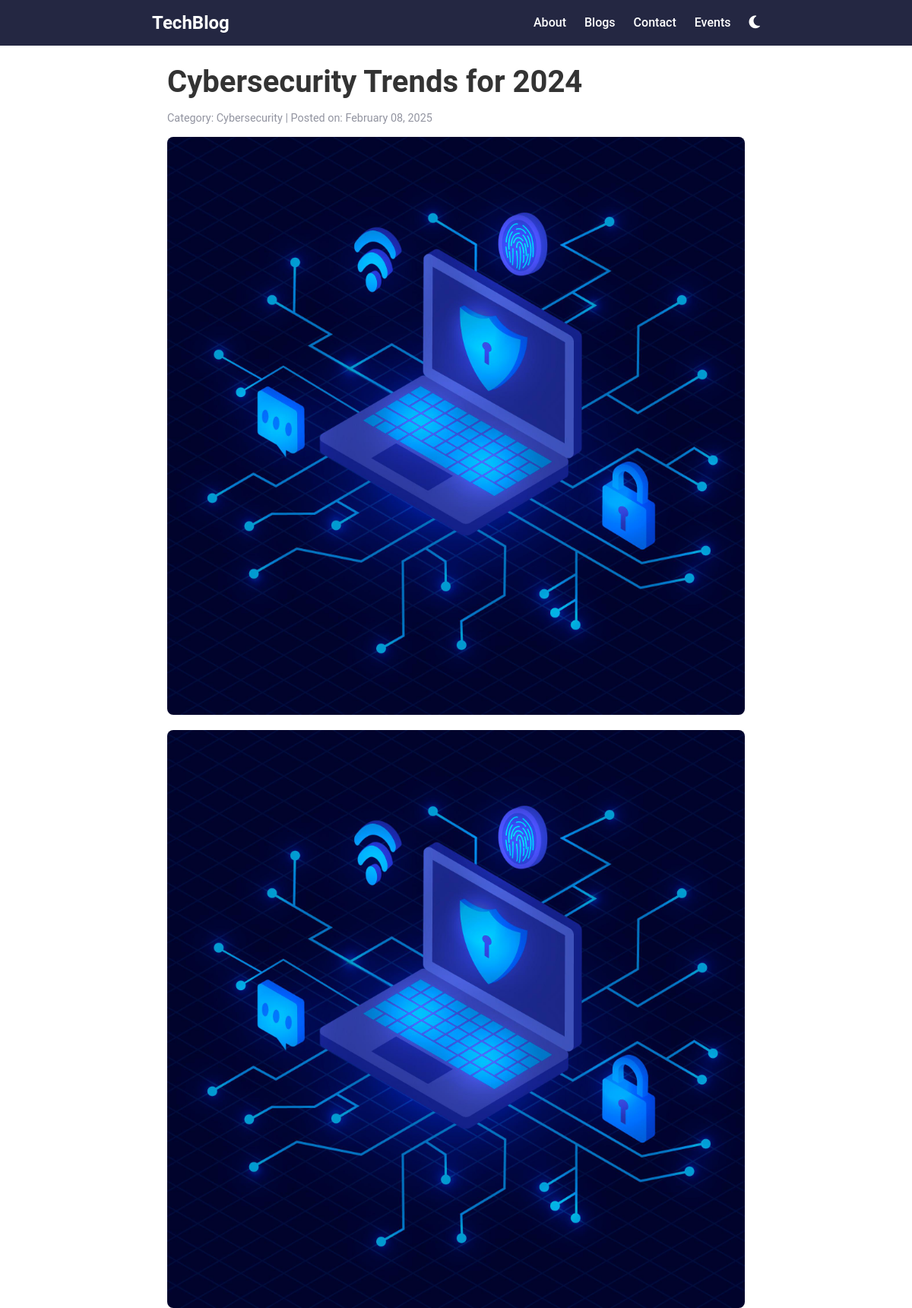
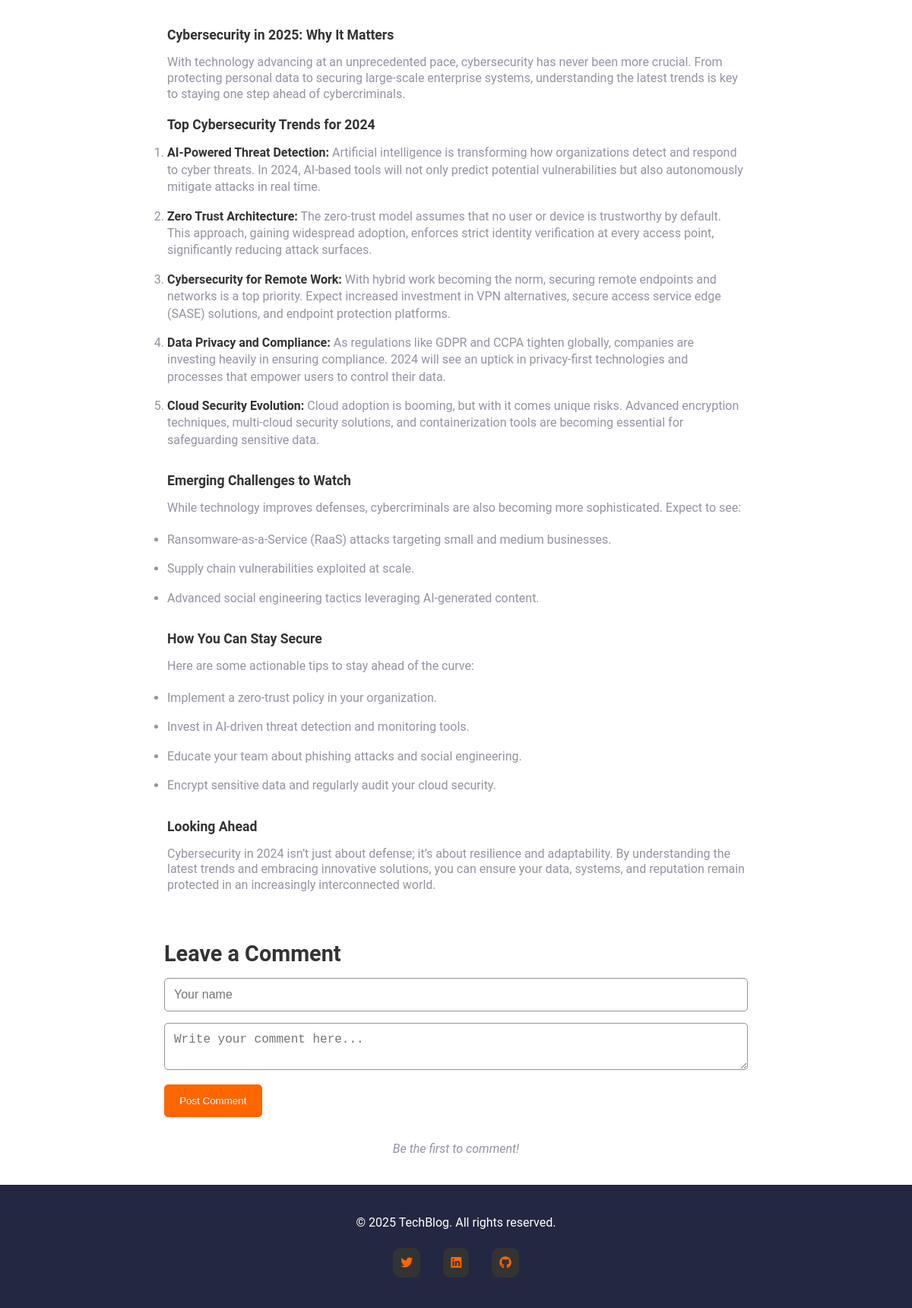
The page /post/5 on the database its author committed (2 pictures, top to bottom).
### models.py (models this page shows)
class Post(db.Model):
    __tablename__ = 'posts'
    id = db.Column(db.Integer, primary_key=True)
    title = db.Column(db.String(100), nullable=False)
    excerpt = db.Column(db.String(255), nullable=False)
    content = db.Column(db.Text, nullable=False)
    category = db.Column(db.String(50))
    date_posted = db.Column(db.DateTime, default=datetime.utcnow)
    comments = db.relationship('Comment', backref='post', lazy=True)
    image_url = db.Column(db.String(200), nullable=True)

### app.py (the view)
    @app.route("/post/<int:post_id>")
    def post(post_id):
        post = Post.query.get_or_404(post_id)
        comments = Comment.query.filter_by(post_id=post.id).all()
        return render_template("post.html", post=post, comments=comments)

### templates/post.html (shortened to what this page needs)
{% extends "base.html" %}
{% block content %}
<article class="blog-post">
  <h1>{{ post.title }}</h1>
  <p class="post-meta">
    <span>Category: {{ post.category }} |</span>
    <span>Posted on: {{ post.date_posted.strftime('%B %d, %Y') }}</span>
  </p>
  <img src="{{ post.image_url }}" alt="Image for {{ post.title }}" class="post-image">
  <div class="post-content">
    {{ post.content|safe }}
  </div>
</article>
<section id="comments" class="comments-section">
  <h2>Leave a Comment</h2>
  <form id="comment-form" method="POST" action="/add_comment/{{ post.id }}">
    <input type="text" name="username" class="comment-input" placeholder="Your name" required>
    <textarea name="content" class="comment-input" placeholder="Write your comment here..." required></textarea>
    <button type="submit" class="submit-comment-btn">Post Comment</button>
  </form>
  <div id="comment-list" class="comment-list">
    {% if comments %}
    {% for comment in comments %}
    <div class="comment">
      <div class="comment-header">
        <div class="avatar">{{ comment.username[0] | upper }}</div>
        <h3>{{ comment.username }}</h3>
      </div>
      <p class="comment-content">{{ comment.body }}</p>
      <p class="comment-date">Posted on: {{ comment.date_posted.strftime('%B %d, %Y at %I:%M %p') }}</p>
    </div>
    {% endfor %}
    {% else %}
    <p class="no-comments">Be the first to comment!</p>
    {% endif %}
  </div>
</section>
{% endblock %}

### static/css/styles.css (style rules this page uses)
:root { --background-color: hsl(0, 0%, 100%); --text-color: hsl(0, 0%, 20%); --logo-color: hsl(0, 0%, 100%); --link-color: hsl(24, 100%, 50%); --button-bg: hsl(24, 100%, 50%); --button-color: hsl(0, 0%, 100%); --grey: hsl(231, 7%, 60%); --charcoal-grey: hsl(235, 18%, 26%); --dark-slate-grey: hsl(234, 29%, 20%); }
body { background-color: var(--background-color); font-family: "Roboto", "Open Sans", sans-serif, "Lora"; color: var(--text-color); transition: background-color 0.3s ease, color 0.3s ease; }
* { margin: 0; padding: 0; box-sizing: border-box; }
.post-content h2 { font-size: 1.1rem; margin-bottom: 1rem; width: 100%; }
.post-excerpt, .post-content p { font-size: 1rem; color: var(--grey); margin-bottom: 20px; line-height: 1.3; }
.post-meta { font-size: 0.9rem; color: var(--grey); margin-top: 0.8rem; }
.features { list-style: disc; margin-bottom: 2rem; }
.features li, .features-ol li { color: var(--grey); margin-bottom: 1rem; line-height: 1.4; }
li strong { color: var(--text-color); }
.form-group, .features-ol { margin-bottom: 2rem; }
.blog-post { background-color: var(--background-color); padding: 20px; border-radius: 8px; margin-top: 4rem; max-width: 800px; margin: 0 auto; }
.blog-post h1 { font-size: 2.5rem; color: var(--text-color); margin-top: 4rem; margin-bottom: 1rem; }
.blog-post .post-meta { font-size: 0.9rem; color: var(--grey); margin-bottom: 1rem; }
.post-image { width: 100%; height: auto; border-radius: 8px; margin-bottom: 1rem; }
h2 { font-size: 1.8rem; margin-top: 1rem; margin-bottom: 1rem; }
.comments-section { margin-top: 1rem; padding: 0.4rem 1rem; border-radius: 8px; max-width: 800px; margin: 0 auto; }
.comments-section h2 { font-size: 1.8rem; margin-bottom: 15px; }
.comment-input { width: 100%; padding: 12px; font-size: 1rem; margin-bottom: 15px; border: 1px solid var(--grey); border-radius: 5px; }
.submit-comment-btn { padding: 0.8rem 1.2rem; background-color: var(--button-bg); color: var(--button-color); border: 1px solid var(--button-bg); border-radius: 5px; cursor: pointer; transition: background-color 0.4s ease; }
.comment-list { margin: 2rem 0; }
.no-comments { font-style: italic; color: var(--grey); text-align: center; margin-top: 1em; }

### rows shown on the page
Post: title "Cybersecurity Trends for 2024", category "Cybersecurity", date_posted "February 08, 2025", image_url (picture), content (picture), content "Cybersecurity in 2025: Why It Matters With technology advancing at an unprecedented pace, cybersecurity has never been more crucial. From protecting personal data to securing large-scale enterprise systems, understanding the latest trends is key to staying one step ahead of cybercriminals. Top Cybersecurity Trends for 2024 AI-Powered Threat Detection: Artificial intelligence is transforming how organizations detect and respond to cyber threats. In 2024, AI-based tools will not only predict potential vulnerabilities but also autonomously mitigate attacks in real time. Zero Trust Architecture: The zero-trust model assumes that no user or device is trustworthy by default. This approach,…"
